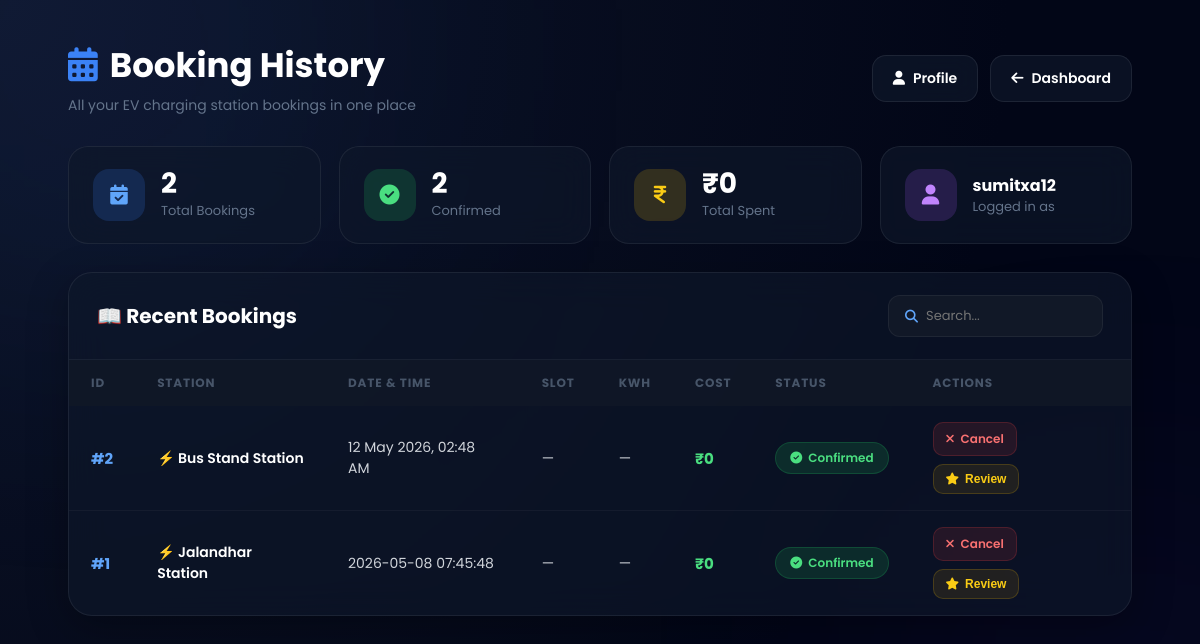
The app's page /bookings (signed in) with its own data.
### tables this page shows
CREATE TABLE bookings (
    id INTEGER PRIMARY KEY AUTOINCREMENT,
    username TEXT,
    station_name TEXT,
    booking_time TEXT
);

### app.py (the view)
@app.route('/bookings')
def bookings():
    if 'user' not in session:
        return redirect('/login')
    conn = get_db_connection()
    rows = conn.execute(
        "SELECT * FROM bookings WHERE username=? ORDER BY id DESC",
        (session['user'],)
    ).fetchall()
    conn.close()
    return render_template('bookings.html', bookings=rows, username=session['user'])

### app.py (called while the page is built)
def get_db_connection():
    conn = sqlite3.connect(DATABASE)
    conn.row_factory = sqlite3.Row
    return conn

### templates/bookings.html (shortened to what this page needs)
<!DOCTYPE html>
<html lang="en">
<head>
    <link rel="stylesheet" href="https://cdnjs.cloudflare.com/ajax/libs/font-awesome/6.5.1/css/all.min.css"/>
</head>
<body>
<div class="container">
    <div class="topbar">
        <div class="topbar-left">
            <h1><i class="fa-solid fa-calendar-days" style="color:#3b82f6;margin-right:12px;"></i>Booking History</h1>
            <p>All your EV charging station bookings in one place</p>
        </div>
        <div class="topbar-right">
            <a href="/profile" class="back-btn"><i class="fa-solid fa-user"></i> Profile</a>
            <a href="/" class="back-btn"><i class="fa-solid fa-arrow-left"></i> Dashboard</a>
        </div>
    </div>
    <div class="stats-row">
        <div class="mini-stat">
            <div class="mini-icon blue"><i class="fa-solid fa-calendar-check"></i></div>
            <div><h3>{{ bookings|length }}</h3><p>Total Bookings</p></div>
        </div>
        <div class="mini-stat">
            <div class="mini-icon green"><i class="fa-solid fa-circle-check"></i></div>
            <div><h3>{{ bookings|length }}</h3><p>Confirmed</p></div>
        </div>
        <div class="mini-stat">
            <div class="mini-icon yellow"><i class="fa-solid fa-indian-rupee-sign"></i></div>
            <div>
                <h3>₹{% set total = namespace(v=0) %}{% for b in bookings %}{% set total.v = total.v + (b.cost or 0) %}{% endfor %}{{ total.v | round(0) | int }}</h3>
                <p>Total Spent</p>
            </div>
        </div>
        <div class="mini-stat">
            <div class="mini-icon purple"><i class="fa-solid fa-user"></i></div>
            <div><h3 style="font-size:16px;margin-top:4px;">{{ username }}</h3><p>Logged in as</p></div>
        </div>
    </div>
    <div class="table-card">
        <div class="table-header">
            <h2>📖 Recent Bookings</h2>
            <div class="search-box">
                <i class="fa-solid fa-magnifying-glass"></i>
                <input type="text" id="searchBox" placeholder="Search..." oninput="filterRows()">
            </div>
        </div>
        {% if bookings|length > 0 %}
        <table>
            <tr>
                <th>ID</th><th>Station</th><th>Date & Time</th><th>Slot</th><th>kWh</th><th>Cost</th><th>Status</th><th>Actions</th>
            </tr>
            <tbody id="bookingRows">
            {% for booking in bookings %}
            <tr>
                <td class="booking-id">#{{ booking.id }}</td>
                <td class="station-name">⚡ {{ booking.station_name }}</td>
                <td>{{ booking.booking_time or "—" }}</td>
                <td>{% if booking.slot %}<span class="slot-badge">{{ booking.slot }}</span>{% else %}—{% endif %}</td>
                <td>{{ booking.kwh or "—" }}</td>
                <td class="cost-badge">₹{{ booking.cost or 0 }}</td>
                <td><span class="status-badge"><i class="fa-solid fa-circle-check"></i> Confirmed</span></td>
                <td>
                    <div class="action-row">
                        <a href="/cancel-booking/{{ booking.id }}" class="cancel-btn" onclick="return confirm('Cancel and get refund?')">
                            <i class="fa-solid fa-xmark"></i> Cancel
                        </a>
                        <button class="review-btn" onclick="openReview({{ booking.id }}, '{{ booking.station_name }}')">
                            <i class="fa-solid fa-star"></i> Review
                        </button>
                    </div>
                </td>
            </tr>
            {% endfor %}
            </tbody>
        </table>
        {% endif %}
    </div>
</div>
</body>
</html>

### templates/bookings.html (style rules this page uses)
* { margin:0; padding:0; box-sizing:border-box; }
body { font-family:'Poppins',sans-serif; background:radial-gradient(circle at top left,#0f172a,#020617 70%); color:white; padding:40px; min-height:100vh; }
body::before { content:""; position:fixed; width:400px; height:400px; background:#2563eb; filter:blur(160px); opacity:0.12; top:-150px; left:-100px; z-index:-1; }
body::after { content:""; position:fixed; width:350px; height:350px; background:#7c3aed; filter:blur(160px); opacity:0.1; bottom:-100px; right:-100px; z-index:-1; }
.container { width:95%; margin:auto; max-width:1200px; }
.topbar { display:flex; justify-content:space-between; align-items:center; margin-bottom:30px; flex-wrap:wrap; gap:16px; }
.topbar-left h1 { font-size:34px; font-weight:700; }
.topbar-left p { color:#64748b; font-size:14px; margin-top:4px; }
.topbar-right { display:flex; gap:12px; }
.back-btn { display:flex; align-items:center; gap:8px; background:rgba(15,23,42,0.7); backdrop-filter:blur(12px); color:white; text-decoration:none; padding:12px 20px; border-radius:14px; font-weight:600; font-size:14px; transition:0.3s; border:1px solid rgba(255,255,255,0.08); }
.stats-row { display:grid; grid-template-columns:repeat(4,1fr); gap:18px; margin-bottom:28px; }
.mini-stat { background:rgba(15,23,42,0.65); backdrop-filter:blur(16px); border:1px solid rgba(255,255,255,0.07); border-radius:20px; padding:22px 24px; display:flex; align-items:center; gap:16px; transition:0.3s; }
.mini-icon { width:52px; height:52px; border-radius:16px; display:flex; justify-content:center; align-items:center; font-size:20px; flex-shrink:0; }
.mini-icon.blue { background:rgba(59,130,246,0.18); color:#60a5fa; }
.mini-icon.green { background:rgba(34,197,94,0.18); color:#4ade80; }
.mini-icon.yellow { background:rgba(234,179,8,0.18); color:#facc15; }
.mini-icon.purple { background:rgba(168,85,247,0.18); color:#c084fc; }
.mini-stat h3 { font-size:28px; line-height:1; }
.mini-stat p { color:#64748b; font-size:13px; margin-top:3px; }
.table-card { background:rgba(15,23,42,0.65); backdrop-filter:blur(18px); border:1px solid rgba(255,255,255,0.07); border-radius:24px; overflow:hidden; box-shadow:0 12px 40px rgba(0,0,0,0.3); }
.table-header { display:flex; justify-content:space-between; align-items:center; padding:22px 28px; border-bottom:1px solid rgba(255,255,255,0.06); flex-wrap:wrap; gap:12px; }
.table-header h2 { font-size:20px; }
.search-box { display:flex; align-items:center; background:#111827; border-radius:12px; padding:10px 16px; gap:8px; border:1px solid rgba(255,255,255,0.06); }
.search-box i { color:#60a5fa; font-size:13px; }
.search-box input { background:transparent; border:none; outline:none; color:white; font-size:13px; font-family:'Poppins',sans-serif; width:160px; }
table { width:100%; border-collapse:collapse; }
th { background:rgba(17,24,39,0.8); color:#475569; padding:14px 22px; text-align:left; font-size:12px; letter-spacing:0.07em; text-transform:uppercase; }
td { padding:16px 22px; border-bottom:1px solid rgba(255,255,255,0.04); color:#d1d5db; font-size:14px; }
tr { transition:0.25s; }
tr:last-child td { border-bottom:none; }
.booking-id { color:#60a5fa; font-weight:700; font-size:15px; }
.station-name { font-weight:600; color:white; }
.status-badge { display:inline-flex; align-items:center; gap:6px; padding:6px 14px; border-radius:20px; font-size:12px; font-weight:600; background:rgba(34,197,94,0.15); color:#4ade80; border:1px solid rgba(34,197,94,0.2); }
.cost-badge { color:#4ade80; font-weight:700; font-size:15px; }
.action-row { display:flex; gap:8px; align-items:center; flex-wrap:wrap; }
.cancel-btn { display:inline-flex; align-items:center; gap:6px; background:rgba(239,68,68,0.12); color:#f87171; text-decoration:none; padding:7px 12px; border-radius:10px; font-size:12px; font-weight:600; transition:0.3s; border:1px solid rgba(239,68,68,0.2); }
.review-btn { display:inline-flex; align-items:center; gap:6px; background:rgba(234,179,8,0.1); color:#facc15; padding:7px 12px; border-radius:10px; font-size:12px; font-weight:600; transition:0.3s; border:1px solid rgba(234,179,8,0.2); cursor:pointer; }

### records on screen
bookings: id "2", station_name "Bus Stand Station", booking_time "12 May 2026, 02:48 AM", kwh "—", cost "0"
bookings: id "1", station_name "Jalandhar Station", booking_time "2026-05-08 07:45:48", kwh "—", cost "0"

### other values on screen
{{ bookings|length }} "2"
{{ total.v | round(0) | int }} "0"
{{ username }} "sumitxa12"
